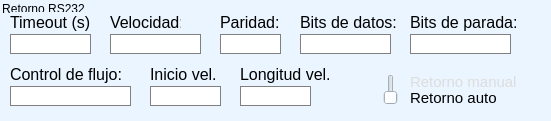
                  <widget class="QGroupBox" name="grp_rs232">
                   <property name="geometry">
                    <rect>
                     <x>190</x>
                     <y>186</y>
                     <width>551</width>
                     <height>121</height>
                    </rect>
                   </property>
                   <property name="styleSheet">
                    <string notr="true">background-color: rgb(235, 245, 255);
border: none;</string>
                   </property>
                   <property name="title">
                    <string>Retorno RS232</string>
                   </property>
                   <widget class="QLabel" name="lbl_retorno_auto">
                    <property name="geometry">
                     <rect>
                      <x>410</x>
                      <y>90</y>
                      <width>121</width>
                      <height>16</height>
                     </rect>
                    </property>
                    <property name="font">
                     <font>
                      <family>Segoe UI</family>
                      <pointsize>11</pointsize>
                     </font>
                    </property>
                    <property name="text">
                     <string>Retorno auto</string>
                    </property>
                    <property name="wordWrap">
                     <bool>true</bool>
                    </property>
                    <property name="indent">
                     <number>-1</number>
                    </property>
                   </widget>
                   <widget class="QLineEdit" name="txt_paridad">
                    <property name="geometry">
                     <rect>
                      <x>220</x>
                      <y>34</y>
                      <width>61</width>
                      <height>20</height>
                     </rect>
                    </property>
                    <property name="font">
                     <font>
                      <family>Segoe UI</family>
                      <pointsize>12</pointsize>
                     </font>
                    </property>
                    <property name="styleSheet">
                     <string notr="true">background-color: rgb(255, 255, 255);
border: 1px solid grey;</string>
                    </property>
                   </widget>
                   <widget class="QLineEdit" name="txt_timeout">
                    <property name="geometry">
                     <rect>
                      <x>10</x>
                      <y>34</y>
                      <width>81</width>
                      <height>20</height>
                     </rect>
                    </property>
                    <property name="font">
                     <font>
                      <family>Segoe UI</family>
                      <pointsize>12</pointsize>
                     </font>
                    </property>
                    <property name="styleSheet">
                     <string notr="true">background-color: rgb(255, 255, 255);
border: 1px solid grey;</string>
                    </property>
                   </widget>
                   <widget class="QLineEdit" name="txt_flujo">
                    <property name="geometry">
                     <rect>
                      <x>10</x>
                      <y>86</y>
                      <width>121</width>
                      <height>20</height>
                     </rect>
                    </property>
                    <property name="font">
                     <font>
                      <family>Segoe UI</family>
                      <pointsize>12</pointsize>
                     </font>
                    </property>
                    <property name="styleSheet">
                     <string notr="true">background-color: rgb(255, 255, 255);
border: 1px solid grey;</string>
                    </property>
                   </widget>
                   <widget class="QLabel" name="label_39">
                    <property name="geometry">
                     <rect>
                      <x>220</x>
                      <y>12</y>
                      <width>61</width>
                      <height>21</height>
                     </rect>
                    </property>
                    <property name="font">
                     <font>
                      <family>Segoe UI</family>
                      <pointsize>12</pointsize>
                     </font>
                    </property>
                    <property name="text">
                     <string>Paridad:</string>
                    </property>
                   </widget>
                   <widget class="QLabel" name="label_40">
                    <property name="geometry">
                     <rect>
                      <x>110</x>
                      <y>12</y>
                      <width>71</width>
                      <height>21</height>
                     </rect>
                    </property>
                    <property name="font">
                     <font>
                      <family>Segoe UI</family>
                      <pointsize>12</pointsize>
                     </font>
                    </property>
                    <property name="text">
                     <string>Velocidad:</string>
                    </property>
                   </widget>
                   <widget class="QLineEdit" name="txt_velocidad_rs232">
                    <property name="geometry">
                     <rect>
                      <x>110</x>
                      <y>34</y>
                      <width>91</width>
                      <height>20</height>
                     </rect>
                    </property>
                    <property name="font">
                     <font>
                      <family>Segoe UI</family>
                      <pointsize>12</pointsize>
                     </font>
                    </property>
                    <property name="styleSheet">
                     <string notr="true">background-color: rgb(255, 255, 255);
border: 1px solid grey;</string>
                    </property>
                   </widget>
                   <widget class="QLabel" name="label_41">
                    <property name="geometry">
                     <rect>
                      <x>150</x>
                      <y>64</y>
                      <width>71</width>
                      <height>21</height>
                     </rect>
                    </property>
                    <property name="font">
                     <font>
                      <family>Segoe UI</family>
                      <pointsize>12</pointsize>
                     </font>
                    </property>
                    <property name="text">
                     <string>Inicio vel.</string>
                    </property>
                   </widget>
                   <widget class="QLabel" name="lbl_retorno_man">
                    <property name="geometry">
                     <rect>
                      <x>410</x>
                      <y>74</y>
                      <width>121</width>
                      <height>16</height>
                     </rect>
                    </property>
                    <property name="font">
                     <font>
                      <family>Segoe UI</family>
                      <pointsize>11</pointsize>
                     </font>
                    </property>
                    <property name="styleSheet">
                     <string notr="true">color: rgb(221, 221, 221);</string>
                    </property>
                    <property name="text">
                     <string>Retorno manual</string>
                    </property>
                    <property name="wordWrap">
                     <bool>true</bool>
                    </property>
                    <property name="indent">
                     <number>-1</number>
                    </property>
                   </widget>
                   <widget class="QSlider" name="sld_retorno">
                    <property name="geometry">
                     <rect>
                      <x>380</x>
                      <y>74</y>
                      <width>22</width>
                      <height>31</height>
                     </rect>
                    </property>
                    <property name="maximum">
                     <number>1</number>
                    </property>
                    <property name="orientation">
                     <enum>Qt::Vertical</enum>
                    </property>
                   </widget>
                   <widget class="QLineEdit" name="txt_inicio_vel">
                    <property name="geometry">
                     <rect>
                      <x>150</x>
                      <y>86</y>
                      <width>71</width>
                      <height>20</height>
                     </rect>
                    </property>
                    <property name="font">
                     <font>
                      <family>Segoe UI</family>
                      <pointsize>12</pointsize>
                     </font>
                    </property>
                    <property name="styleSheet">
                     <string notr="true">background-color: rgb(255, 255, 255);
border: 1px solid grey;</string>
                    </property>
                   </widget>
                   <widget class="QLabel" name="label_42">
                    <property name="geometry">
                     <rect>
                      <x>10</x>
                      <y>12</y>
                      <width>81</width>
                      <height>21</height>
                     </rect>
                    </property>
                    <property name="font">
                     <font>
                      <family>Segoe UI</family>
                      <pointsize>12</pointsize>
                     </font>
                    </property>
                    <property name="text">
                     <string>Timeout (s):</string>
                    </property>
                   </widget>
                   <widget class="QLabel" name="label_43">
                    <property name="geometry">
                     <rect>
                      <x>10</x>
                      <y>64</y>
                      <width>111</width>
                      <height>21</height>
                     </rect>
                    </property>
                    <property name="font">
                     <font>
                      <family>Segoe UI</family>
                      <pointsize>12</pointsize>
                     </font>
                    </property>
                    <property name="text">
                     <string>Control de flujo:</string>
                    </property>
                   </widget>
                   <widget class="QLabel" name="label_44">
                    <property name="geometry">
                     <rect>
                      <x>300</x>
                      <y>12</y>
                      <width>101</width>
                      <height>21</height>
                     </rect>
                    </property>
                    <property name="font">
                     <font>
                      <family>Segoe UI</family>
                      <pointsize>12</pointsize>
                     </font>
                    </property>
                    <property name="text">
                     <string>Bits de datos:</string>
                    </property>
                   </widget>
                   <widget class="QLineEdit" name="txt_bits_datos">
                    <property name="geometry">
                     <rect>
                      <x>300</x>
                      <y>34</y>
                      <width>91</width>
                      <height>20</height>
                     </rect>
                    </property>
                    <property name="font">
                     <font>
                      <family>Segoe UI</family>
                      <pointsize>12</pointsize>
                     </font>
                    </property>
                    <property name="styleSheet">
                     <string notr="true">background-color: rgb(255, 255, 255);
border: 1px solid grey;</string>
                    </property>
                   </widget>
                   <widget class="QLineEdit" name="txt_bits_parada">
                    <property name="geometry">
                     <rect>
                      <x>410</x>
                      <y>34</y>
                      <width>101</width>
                      <height>20</height>
                     </rect>
                    </property>
                    <property name="font">
                     <font>
                      <family>Segoe UI</family>
                      <pointsize>12</pointsize>
                     </font>
                    </property>
                    <property name="styleSheet">
                     <string notr="true">background-color: rgb(255, 255, 255);
border: 1px solid grey;</string>
                    </property>
                    <property name="text">
                     <string/>
                    </property>
                   </widget>
                   <widget class="QLabel" name="label_45">
                    <property name="geometry">
                     <rect>
                      <x>410</x>
                      <y>12</y>
                      <width>111</width>
                      <height>21</height>
                     </rect>
                    </property>
                    <property name="font">
                     <font>
                      <family>Segoe UI</family>
                      <pointsize>12</pointsize>
                     </font>
                    </property>
                    <property name="text">
                     <string>Bits de parada:</string>
                    </property>
                   </widget>
                   <widget class="QLabel" name="label_46">
                    <property name="geometry">
                     <rect>
                      <x>240</x>
                      <y>64</y>
                      <width>91</width>
                      <height>21</height>
                     </rect>
                    </property>
                    <property name="font">
                     <font>
                      <family>Segoe UI</family>
                      <pointsize>12</pointsize>
                     </font>
                    </property>
                    <property name="text">
                     <string>Longitud vel.</string>
                    </property>
                   </widget>
                   <widget class="QLineEdit" name="txt_longVel">
                    <property name="geometry">
                     <rect>
                      <x>240</x>
                      <y>86</y>
                      <width>71</width>
                      <height>20</height>
                     </rect>
                    </property>
                    <property name="font">
                     <font>
                      <family>Segoe UI</family>
                      <pointsize>12</pointsize>
                     </font>
                    </property>
                    <property name="styleSheet">
                     <string notr="true">background-color: rgb(255, 255, 255);
border: 1px solid grey;</string>
                    </property>
                   </widget>
                  </widget>
